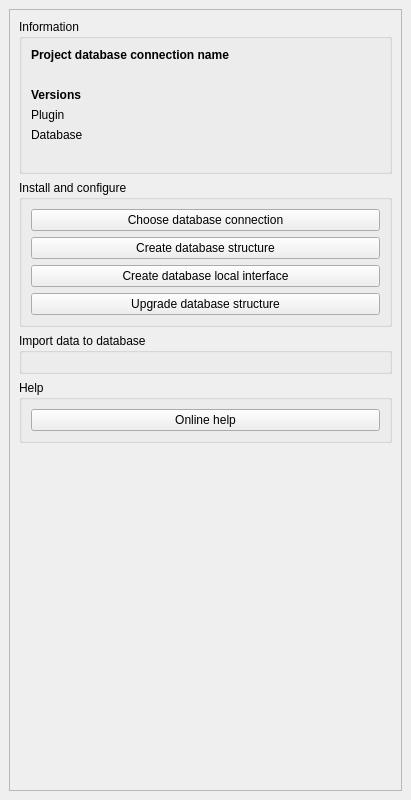
<?xml version="1.0" encoding="UTF-8"?>
<ui version="4.0">
 <class>PluginDockWidgetBase</class>
 <widget class="QDockWidget" name="PluginDockWidgetBase">
  <property name="geometry">
   <rect>
    <x>0</x>
    <y>0</y>
    <width>411</width>
    <height>800</height>
   </rect>
  </property>
  <property name="windowTitle">
   <string>RoadNetwork</string>
  </property>
  <widget class="QWidget" name="dockWidgetContents">
   <layout class="QGridLayout" name="gridLayout">
    <item row="0" column="0">
     <widget class="QScrollArea" name="scrollArea">
      <property name="widgetResizable">
       <bool>true</bool>
      </property>
      <widget class="QWidget" name="scrollAreaWidgetContents">
       <property name="geometry">
        <rect>
         <x>0</x>
         <y>0</y>
         <width>391</width>
         <height>759</height>
        </rect>
       </property>
       <layout class="QVBoxLayout" name="verticalLayout">
        <item>
         <widget class="QGroupBox" name="groupBox_6">
          <property name="title">
           <string>Information</string>
          </property>
          <layout class="QVBoxLayout" name="verticalLayout_7">
           <item>
            <layout class="QGridLayout" name="gridLayout_2">
             <item row="1" column="0">
              <widget class="QLabel" name="database_connection_name">
               <property name="text">
                <string/>
               </property>
               <property name="wordWrap">
                <bool>true</bool>
               </property>
              </widget>
             </item>
             <item row="4" column="0">
              <layout class="QFormLayout" name="formLayout">
               <item row="1" column="0">
                <widget class="QLabel" name="label">
                 <property name="text">
                  <string>Plugin</string>
                 </property>
                </widget>
               </item>
               <item row="1" column="1">
                <widget class="QLabel" name="plugin_version">
                 <property name="text">
                  <string/>
                 </property>
                 <property name="wordWrap">
                  <bool>true</bool>
                 </property>
                </widget>
               </item>
               <item row="2" column="0">
                <widget class="QLabel" name="label_4">
                 <property name="text">
                  <string>Database</string>
                 </property>
                </widget>
               </item>
               <item row="2" column="1">
                <widget class="QLabel" name="database_version">
                 <property name="text">
                  <string/>
                 </property>
                 <property name="wordWrap">
                  <bool>true</bool>
                 </property>
                </widget>
               </item>
              </layout>
             </item>
             <item row="0" column="0">
              <widget class="QLabel" name="label_2">
               <property name="font">
                <font>
                 <weight>75</weight>
                 <bold>true</bold>
                </font>
               </property>
               <property name="text">
                <string>Project database connection name</string>
               </property>
              </widget>
             </item>
             <item row="2" column="0">
              <widget class="QLabel" name="label_6">
               <property name="font">
                <font>
                 <weight>75</weight>
                 <bold>true</bold>
                </font>
               </property>
               <property name="text">
                <string>Versions</string>
               </property>
              </widget>
             </item>
             <item row="5" column="0">
              <widget class="QLabel" name="version_comment">
               <property name="text">
                <string/>
               </property>
               <property name="wordWrap">
                <bool>true</bool>
               </property>
              </widget>
             </item>
            </layout>
           </item>
          </layout>
         </widget>
        </item>
        <item>
         <widget class="QGroupBox" name="groupBox">
          <property name="title">
           <string>Install and configure</string>
          </property>
          <layout class="QVBoxLayout" name="verticalLayout_2">
           <item>
            <widget class="QPushButton" name="button_configure_plugin">
             <property name="text">
              <string>Choose database connection</string>
             </property>
            </widget>
           </item>
           <item>
            <widget class="QPushButton" name="button_create_database_structure">
             <property name="text">
              <string>Create database structure</string>
             </property>
            </widget>
           </item>
           <item>
            <widget class="QPushButton" name="button_create_database_local_interface">
             <property name="text">
              <string>Create database local interface</string>
             </property>
            </widget>
           </item>
           <item>
            <widget class="QPushButton" name="button_upgrade_database_structure">
             <property name="text">
              <string>Upgrade database structure</string>
             </property>
            </widget>
           </item>
          </layout>
         </widget>
        </item>
        <item>
         <widget class="QGroupBox" name="groupBox_2">
          <property name="title">
           <string>Import data to database</string>
          </property>
          <layout class="QVBoxLayout" name="verticalLayout_3"/>
         </widget>
        </item>
        <item>
         <widget class="QGroupBox" name="groupBox_4">
          <property name="title">
           <string>Help</string>
          </property>
          <layout class="QVBoxLayout" name="verticalLayout_5">
           <item>
            <widget class="QPushButton" name="button_online_help">
             <property name="text">
              <string>Online help</string>
             </property>
            </widget>
           </item>
          </layout>
         </widget>
        </item>
        <item>
         <spacer name="verticalSpacer">
          <property name="orientation">
           <enum>Qt::Vertical</enum>
          </property>
          <property name="sizeHint" stdset="0">
           <size>
            <width>20</width>
            <height>40</height>
           </size>
          </property>
         </spacer>
        </item>
       </layout>
      </widget>
     </widget>
    </item>
   </layout>
  </widget>
 </widget>
 <tabstops>
  <tabstop>scrollArea</tabstop>
  <tabstop>button_configure_plugin</tabstop>
  <tabstop>button_create_database_structure</tabstop>
  <tabstop>button_create_database_local_interface</tabstop>
  <tabstop>button_upgrade_database_structure</tabstop>
  <tabstop>button_online_help</tabstop>
 </tabstops>
 <resources/>
 <connections/>
</ui>
